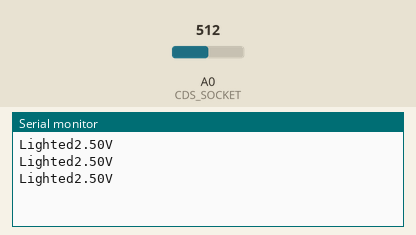
The sketch below on a simulated Arduino Uno, built with avr-gcc and run on an emulated ATmega328P. Shown: the last lines printed to the serial monitor. The test bench sets the inputs (shaded band); at power-on: A0 (CDS_SOCKET) = 512.

Above: at 1.3 s.
1.4 s: A0 (CDS_SOCKET) set to 221
At 1.9 s:
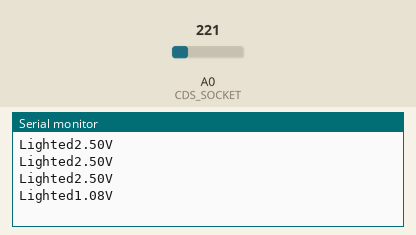
2.9 s: A0 (CDS_SOCKET) set to 189
At 3.4 s:
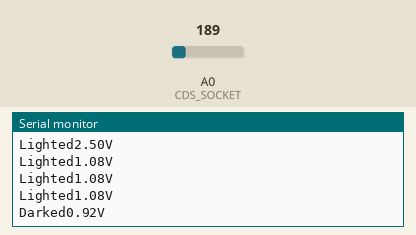

Measured:
- the behaviour switches between 205 and 204 on A0 (CDS_SOCKET) (found by bisection; images 1 and 2)
- after the input at 1.4 s, the serial monitor: prints a new line after 0.10 s (image 1)
- after the input at 2.9 s, the serial monitor: prints a new line after 0.10 s (image 2)

The sketch:

cds_read.ino
```cpp
int CDS_SOCKET = 0;
int interval = 500;

void setup() {
  // put your setup code here, to run once:
  Serial.begin(9600);
}

void loop() {
  // put your main code here, to run repeatedly:
  int analog_val;
  float input_volt;
  String message = "";
  analog_val = analogRead(CDS_SOCKET);
  input_volt = float(analog_val) * (5.0/1023.0);

  if(input_volt > 1.0){
    message = "Lighted";
  }
  else{
    message = "Darked";
  }
  Serial.print(message);
  Serial.print(input_volt);
  Serial.println("V");
  delay(interval);
}
```
